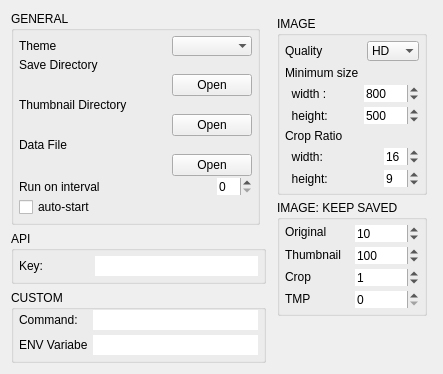
      <widget class="QWidget" name="page_settings">
       <layout class="QHBoxLayout" name="horizontalLayout">
        <item>
         <layout class="QGridLayout" name="gridLayout_8">
          <item row="0" column="0" rowspan="2" alignment="Qt::AlignTop">
           <widget class="QGroupBox" name="general_groupbox">
            <property name="enabled">
             <bool>true</bool>
            </property>
            <property name="title">
             <string>GENERAL</string>
            </property>
            <property name="flat">
             <bool>false</bool>
            </property>
            <layout class="QGridLayout" name="genera_group_grid">
             <property name="leftMargin">
              <number>5</number>
             </property>
             <property name="topMargin">
              <number>5</number>
             </property>
             <property name="rightMargin">
              <number>5</number>
             </property>
             <property name="bottomMargin">
              <number>5</number>
             </property>
             <property name="horizontalSpacing">
              <number>5</number>
             </property>
             <property name="verticalSpacing">
              <number>2</number>
             </property>
             <item row="2" column="2">
              <widget class="QPushButton" name="save_button">
               <property name="maximumSize">
                <size>
                 <width>16777215</width>
                 <height>25</height>
                </size>
               </property>
               <property name="text">
                <string>Open</string>
               </property>
               <property name="flat">
                <bool>false</bool>
               </property>
              </widget>
             </item>
             <item row="5" column="0">
              <widget class="QLabel" name="appdata_label">
               <property name="toolTip">
                <string>&lt;html&gt;&lt;head/&gt;&lt;body&gt;&lt;p&gt;File to save APOD data to. (Right click and create a .txt file)&lt;/p&gt;&lt;/body&gt;&lt;/html&gt;</string>
               </property>
               <property name="toolTipDuration">
                <number>-60</number>
               </property>
               <property name="text">
                <string>&lt;html&gt;&lt;head/&gt;&lt;body&gt;&lt;p&gt;Data File&lt;/p&gt;&lt;/body&gt;&lt;/html&gt;</string>
               </property>
              </widget>
             </item>
             <item row="7" column="0">
              <widget class="QLabel" name="appdata_path">
               <property name="text">
                <string/>
               </property>
              </widget>
             </item>
             <item row="0" column="0">
              <widget class="QLabel" name="label">
               <property name="text">
                <string>Theme</string>
               </property>
              </widget>
             </item>
             <item row="2" column="0">
              <widget class="QLabel" name="save_path">
               <property name="text">
                <string/>
               </property>
              </widget>
             </item>
             <item row="0" column="2">
              <widget class="QComboBox" name="theme_combobox">
               <property name="maximumSize">
                <size>
                 <width>16777215</width>
                 <height>20</height>
                </size>
               </property>
               <property name="frame">
                <bool>false</bool>
               </property>
              </widget>
             </item>
             <item row="4" column="2">
              <widget class="QPushButton" name="timg_button">
               <property name="maximumSize">
                <size>
                 <width>16777215</width>
                 <height>25</height>
                </size>
               </property>
               <property name="text">
                <string>Open</string>
               </property>
               <property name="flat">
                <bool>false</bool>
               </property>
              </widget>
             </item>
             <item row="8" column="2" alignment="Qt::AlignRight">
              <widget class="QSpinBox" name="timeinterval_spinbox">
               <property name="maximumSize">
                <size>
                 <width>16777215</width>
                 <height>20</height>
                </size>
               </property>
               <property name="frame">
                <bool>false</bool>
               </property>
              </widget>
             </item>
             <item row="2" column="1">
              <spacer name="hSpacer_general">
               <property name="orientation">
                <enum>Qt::Horizontal</enum>
               </property>
               <property name="sizeHint" stdset="0">
                <size>
                 <width>40</width>
                 <height>20</height>
                </size>
               </property>
              </spacer>
             </item>
             <item row="4" column="0">
              <widget class="QLabel" name="timg_path">
               <property name="text">
                <string/>
               </property>
              </widget>
             </item>
             <item row="8" column="0">
              <widget class="QLabel" name="timeinterval_label">
               <property name="text">
                <string>Run on interval</string>
               </property>
              </widget>
             </item>
             <item row="1" column="0">
              <widget class="QLabel" name="save_label">
               <property name="toolTip">
                <string>&lt;html&gt;&lt;head/&gt;&lt;body&gt;&lt;p&gt;Directory to save images.&lt;/p&gt;&lt;/body&gt;&lt;/html&gt;</string>
               </property>
               <property name="toolTipDuration">
                <number>-60</number>
               </property>
               <property name="text">
                <string>&lt;html&gt;&lt;head/&gt;&lt;body&gt;&lt;p&gt;Save Directory&lt;/p&gt;&lt;/body&gt;&lt;/html&gt;</string>
               </property>
              </widget>
             </item>
             <item row="9" column="0">
              <widget class="QCheckBox" name="autorun_checkbox">
               <property name="toolTip">
                <string>&lt;html&gt;&lt;head/&gt;&lt;body&gt;&lt;p&gt;Auto-run on login.&lt;/p&gt;&lt;/body&gt;&lt;/html&gt;</string>
               </property>
               <property name="toolTipDuration">
                <number>-60</number>
               </property>
               <property name="layoutDirection">
                <enum>Qt::LeftToRight</enum>
               </property>
               <property name="text">
                <string>auto-start</string>
               </property>
              </widget>
             </item>
             <item row="7" column="2">
              <widget class="QPushButton" name="appdata_button">
               <property name="maximumSize">
                <size>
                 <width>16777215</width>
                 <height>25</height>
                </size>
               </property>
               <property name="layoutDirection">
                <enum>Qt::LeftToRight</enum>
               </property>
               <property name="text">
                <string>Open</string>
               </property>
               <property name="flat">
                <bool>false</bool>
               </property>
              </widget>
             </item>
             <item row="3" column="0">
              <widget class="QLabel" name="timg_label">
               <property name="toolTip">
                <string>&lt;html&gt;&lt;head/&gt;&lt;body&gt;&lt;p&gt;Directory to save thumbnails. These images are used for the gallery.&lt;/p&gt;&lt;/body&gt;&lt;/html&gt;</string>
               </property>
               <property name="toolTipDuration">
                <number>-60</number>
               </property>
               <property name="text">
                <string>&lt;html&gt;&lt;head/&gt;&lt;body&gt;&lt;p&gt;Thumbnail Directory&lt;/p&gt;&lt;/body&gt;&lt;/html&gt;</string>
               </property>
              </widget>
             </item>
            </layout>
           </widget>
          </item>
          <item row="2" column="0" colspan="2" alignment="Qt::AlignTop">
           <widget class="QGroupBox" name="api_groupbox">
            <property name="maximumSize">
             <size>
              <width>16777215</width>
              <height>75</height>
             </size>
            </property>
            <property name="title">
             <string>API</string>
            </property>
            <property name="flat">
             <bool>false</bool>
            </property>
            <layout class="QFormLayout" name="api_group_grid">
             <property name="horizontalSpacing">
              <number>5</number>
             </property>
             <property name="verticalSpacing">
              <number>5</number>
             </property>
             <property name="leftMargin">
              <number>5</number>
             </property>
             <property name="topMargin">
              <number>5</number>
             </property>
             <property name="rightMargin">
              <number>5</number>
             </property>
             <property name="bottomMargin">
              <number>5</number>
             </property>
             <item row="2" column="0">
              <widget class="QLabel" name="apikey_label">
               <property name="toolTip">
                <string>&lt;html&gt;&lt;head/&gt;&lt;body&gt;&lt;p&gt;Nasa API key. It's quick and easy to register one at &lt;a href=&quot;https://api.nasa.gov/#signUp&quot;&gt;&lt;span style=&quot; text-decoration: underline; color:#0000ff;&quot;&gt;api.nasa.gov.&lt;/span&gt;&lt;/a&gt;&lt;/p&gt;&lt;/body&gt;&lt;/html&gt;</string>
               </property>
               <property name="toolTipDuration">
                <number>-60</number>
               </property>
               <property name="text">
                <string>Key:              </string>
               </property>
              </widget>
             </item>
             <item row="2" column="1">
              <widget class="QLineEdit" name="apikey_lineedit">
               <property name="maximumSize">
                <size>
                 <width>16777215</width>
                 <height>20</height>
                </size>
               </property>
               <property name="frame">
                <bool>false</bool>
               </property>
               <property name="placeholderText">
                <string/>
               </property>
              </widget>
             </item>
            </layout>
           </widget>
          </item>
          <item row="3" column="0" colspan="2" alignment="Qt::AlignTop">
           <widget class="QGroupBox" name="custom_groupbox">
            <property name="title">
             <string>CUSTOM</string>
            </property>
            <property name="flat">
             <bool>false</bool>
            </property>
            <layout class="QFormLayout" name="custom_group_grid">
             <property name="horizontalSpacing">
              <number>5</number>
             </property>
             <property name="verticalSpacing">
              <number>5</number>
             </property>
             <property name="leftMargin">
              <number>5</number>
             </property>
             <property name="topMargin">
              <number>0</number>
             </property>
             <property name="rightMargin">
              <number>5</number>
             </property>
             <property name="bottomMargin">
              <number>5</number>
             </property>
             <item row="2" column="0">
              <widget class="QLabel" name="envvar_label">
               <property name="toolTip">
                <string>&lt;!DOCTYPE HTML PUBLIC &quot;-//W3C//DTD HTML 4.0//EN&quot; &quot;http://www.w3.org/TR/REC-html40/strict.dtd&quot;&gt;
&lt;html&gt;&lt;head&gt;&lt;meta name=&quot;qrichtext&quot; content=&quot;1&quot; /&gt;&lt;meta charset=&quot;utf-8&quot; /&gt;&lt;style type=&quot;text/css&quot;&gt;
p, li { white-space: pre-wrap; }
hr { height: 1px; border-width: 0; }
li.unchecked::marker { content: &quot;\2610&quot;; }
li.checked::marker { content: &quot;\2612&quot;; }
&lt;/style&gt;&lt;/head&gt;&lt;body style=&quot; font-family:'Segoe UI'; font-size:9pt; font-weight:400; font-style:normal;&quot;&gt;
&lt;p style=&quot; margin-top:12px; margin-bottom:12px; margin-left:0px; margin-right:0px; -qt-block-indent:0; text-indent:0px;&quot;&gt;&lt;span style=&quot; color:#000000;&quot;&gt;Environment variable to use to identify your os. (Linux specific option, useful if your desktop is not identified with the default  env var, XDG_CURRENT_DESKTOP.&lt;/span&gt;&lt;/p&gt;&lt;/body&gt;&lt;/html&gt;</string>
               </property>
               <property name="toolTipDuration">
                <number>-60</number>
               </property>
               <property name="text">
                <string>ENV Variabe</string>
               </property>
              </widget>
             </item>
             <item row="0" column="0">
              <widget class="QLabel" name="command_label">
               <property name="toolTip">
                <string>&lt;!DOCTYPE HTML PUBLIC &quot;-//W3C//DTD HTML 4.0//EN&quot; &quot;http://www.w3.org/TR/REC-html40/strict.dtd&quot;&gt;
&lt;html&gt;&lt;head&gt;&lt;meta name=&quot;qrichtext&quot; content=&quot;1&quot; /&gt;&lt;meta charset=&quot;utf-8&quot; /&gt;&lt;style type=&quot;text/css&quot;&gt;
p, li { white-space: pre-wrap; }
hr { height: 1px; border-width: 0; }
li.unchecked::marker { content: &quot;\2610&quot;; }
li.checked::marker { content: &quot;\2612&quot;; }
&lt;/style&gt;&lt;/head&gt;&lt;body style=&quot; font-family:'Segoe UI'; font-size:9pt; font-weight:400; font-style:normal;&quot;&gt;
&lt;p style=&quot; margin-top:12px; margin-bottom:12px; margin-left:0px; margin-right:0px; -qt-block-indent:0; text-indent:0px;&quot;&gt;Custom command/application to use to set wallpaper.&lt;/p&gt;&lt;/body&gt;&lt;/html&gt;</string>
               </property>
               <property name="toolTipDuration">
                <number>-60</number>
               </property>
               <property name="text">
                <string>Command: </string>
               </property>
              </widget>
             </item>
             <item row="0" column="1">
              <widget class="QLineEdit" name="command_lineedit">
               <property name="maximumSize">
                <size>
                 <width>16777215</width>
                 <height>20</height>
                </size>
               </property>
               <property name="frame">
                <bool>false</bool>
               </property>
              </widget>
             </item>
             <item row="2" column="1">
              <widget class="QLineEdit" name="envvar_lineedit">
               <property name="maximumSize">
                <size>
                 <width>16777215</width>
                 <height>20</height>
                </size>
               </property>
               <property name="frame">
                <bool>false</bool>
               </property>
              </widget>
             </item>
            </layout>
           </widget>
          </item>
         </layout>
        </item>
        <item>
         <layout class="QGridLayout" name="gridLayout_2">
          <property name="leftMargin">
           <number>5</number>
          </property>
          <property name="topMargin">
           <number>5</number>
          </property>
          <property name="rightMargin">
           <number>5</number>
          </property>
          <property name="bottomMargin">
           <number>5</number>
          </property>
          <property name="spacing">
           <number>5</number>
          </property>
          <item row="0" column="0" alignment="Qt::AlignTop">
           <widget class="QGroupBox" name="image_groupbox">
            <property name="title">
             <string>IMAGE</string>
            </property>
            <property name="flat">
             <bool>false</bool>
            </property>
            <layout class="QGridLayout" name="image_group_grid">
             <property name="leftMargin">
              <number>5</number>
             </property>
             <property name="topMargin">
              <number>5</number>
             </property>
             <property name="rightMargin">
              <number>5</number>
             </property>
             <property name="bottomMargin">
              <number>5</number>
             </property>
             <property name="spacing">
              <number>5</number>
             </property>
             <item row="2" column="1" alignment="Qt::AlignRight">
              <widget class="QSpinBox" name="minsizeW_spinbox">
               <property name="maximumSize">
                <size>
                 <width>16777215</width>
                 <height>20</height>
                </size>
               </property>
               <property name="frame">
                <bool>false</bool>
               </property>
               <property name="maximum">
                <number>10000</number>
               </property>
               <property name="value">
                <number>800</number>
               </property>
              </widget>
             </item>
             <item row="2" column="0">
              <widget class="QLabel" name="minsize_width_label">
               <property name="text">
                <string>  width : </string>
               </property>
              </widget>
             </item>
             <item row="5" column="1" alignment="Qt::AlignRight">
              <widget class="QSpinBox" name="cropratioW_spinbox">
               <property name="maximumSize">
                <size>
                 <width>16777215</width>
                 <height>20</height>
                </size>
               </property>
               <property name="frame">
                <bool>false</bool>
               </property>
               <property name="value">
                <number>16</number>
               </property>
              </widget>
             </item>
             <item row="6" column="1" alignment="Qt::AlignRight">
              <widget class="QSpinBox" name="cropratioH_spinbox">
               <property name="maximumSize">
                <size>
                 <width>16777215</width>
                 <height>20</height>
                </size>
               </property>
               <property name="frame">
                <bool>false</bool>
               </property>
               <property name="value">
                <number>9</number>
               </property>
               <property name="displayIntegerBase">
                <number>10</number>
               </property>
              </widget>
             </item>
             <item row="3" column="1" alignment="Qt::AlignRight">
              <widget class="QSpinBox" name="minsizeH_spinbox">
               <property name="maximumSize">
                <size>
                 <width>16777215</width>
                 <height>20</height>
                </size>
               </property>
               <property name="frame">
                <bool>false</bool>
               </property>
               <property name="maximum">
                <number>10000</number>
               </property>
               <property name="value">
                <number>500</number>
               </property>
              </widget>
             </item>
             <item row="0" column="0">
              <widget class="QLabel" name="quality_label">
               <property name="text">
                <string>&lt;html&gt;&lt;head/&gt;&lt;body&gt;&lt;p&gt;Quality&lt;/p&gt;&lt;/body&gt;&lt;/html&gt;</string>
               </property>
              </widget>
             </item>
             <item row="1" column="0">
              <widget class="QLabel" name="minsize_label">
               <property name="text">
                <string>&lt;html&gt;&lt;head/&gt;&lt;body&gt;&lt;p&gt;Minimum size&lt;/p&gt;&lt;/body&gt;&lt;/html&gt;</string>
               </property>
              </widget>
             </item>
             <item row="4" column="0">
              <widget class="QLabel" name="cropratio_label">
               <property name="text">
                <string>&lt;html&gt;&lt;head/&gt;&lt;body&gt;&lt;p&gt;Crop Ratio&lt;/p&gt;&lt;/body&gt;&lt;/html&gt;</string>
               </property>
              </widget>
             </item>
             <item row="6" column="0">
              <widget class="QLabel" name="cropratio_height_label">
               <property name="text">
                <string>  height:</string>
               </property>
              </widget>
             </item>
             <item row="3" column="0">
              <widget class="QLabel" name="minsize_height_label">
               <property name="text">
                <string>  height:   </string>
               </property>
              </widget>
             </item>
             <item row="0" column="1" alignment="Qt::AlignRight">
              <widget class="QComboBox" name="quality_combobox">
               <property name="maximumSize">
                <size>
                 <width>16777215</width>
                 <height>20</height>
                </size>
               </property>
               <property name="frame">
                <bool>false</bool>
               </property>
               <item>
                <property name="text">
                 <string>HD</string>
                </property>
               </item>
               <item>
                <property name="text">
                 <string>STD</string>
                </property>
               </item>
              </widget>
             </item>
             <item row="5" column="0">
              <widget class="QLabel" name="cropratio_width_label">
               <property name="text">
                <string>  width:</string>
               </property>
              </widget>
             </item>
            </layout>
           </widget>
          </item>
          <item row="1" column="0" alignment="Qt::AlignTop">
           <widget class="QGroupBox" name="save_groupbox">
            <property name="title">
             <string>IMAGE: KEEP SAVED</string>
            </property>
            <property name="flat">
             <bool>false</bool>
            </property>
            <layout class="QGridLayout" name="imagesaved_group_grid">
             <property name="leftMargin">
              <number>5</number>
             </property>
             <property name="topMargin">
              <number>5</number>
             </property>
             <property name="rightMargin">
              <number>5</number>
             </property>
             <property name="bottomMargin">
              <number>5</number>
             </property>
             <property name="spacing">
              <number>5</number>
             </property>
             <item row="4" column="1">
              <widget class="QSpinBox" name="tmp_spinbox">
               <property name="maximumSize">
                <size>
                 <width>16777215</width>
                 <height>20</height>
                </size>
               </property>
               <property name="frame">
                <bool>false</bool>
               </property>
               <property name="minimum">
                <number>0</number>
               </property>
               <property name="maximum">
                <number>10000</number>
               </property>
              </widget>
             </item>
             <item row="1" column="1">
              <widget class="QSpinBox" name="timg_spinbox">
               <property name="maximumSize">
                <size>
                 <width>16777215</width>
                 <height>20</height>
                </size>
               </property>
               <property name="frame">
                <bool>false</bool>
               </property>
               <property name="maximum">
                <number>10000</number>
               </property>
               <property name="value">
                <number>100</number>
               </property>
              </widget>
             </item>
             <item row="0" column="1">
              <widget class="QSpinBox" name="save_spinbox">
               <property name="maximumSize">
                <size>
                 <width>16777215</width>
                 <height>20</height>
                </size>
               </property>
               <property name="frame">
                <bool>false</bool>
               </property>
               <property name="maximum">
                <number>10000</number>
               </property>
               <property name="value">
                <number>10</number>
               </property>
              </widget>
             </item>
             <item row="0" column="0" alignment="Qt::AlignTop">
              <widget class="QLabel" name="orig_label">
               <property name="text">
                <string>&lt;html&gt;&lt;head/&gt;&lt;body&gt;&lt;p&gt;Original&lt;/p&gt;&lt;/body&gt;&lt;/html&gt;</string>
               </property>
              </widget>
             </item>
             <item row="2" column="1">
              <widget class="QSpinBox" name="crop_spinbox">
               <property name="maximumSize">
                <size>
                 <width>16777215</width>
                 <height>20</height>
                </size>
               </property>
               <property name="frame">
                <bool>false</bool>
               </property>
               <property name="maximum">
                <number>10000</number>
               </property>
               <property name="value">
                <number>1</number>
               </property>
              </widget>
             </item>
             <item row="2" column="0">
              <widget class="QLabel" name="cropsave_label">
               <property name="text">
                <string>&lt;html&gt;&lt;head/&gt;&lt;body&gt;&lt;p&gt;Crop&lt;/p&gt;&lt;/body&gt;&lt;/html&gt;</string>
               </property>
              </widget>
             </item>
             <item row="4" column="0">
              <widget class="QLabel" name="tmpsave_label">
               <property name="text">
                <string>&lt;html&gt;&lt;head/&gt;&lt;body&gt;&lt;p&gt;TMP&lt;/p&gt;&lt;/body&gt;&lt;/html&gt;</string>
               </property>
              </widget>
             </item>
             <item row="1" column="0">
              <widget class="QLabel" name="timgsave_label">
               <property name="text">
                <string>&lt;html&gt;&lt;head/&gt;&lt;body&gt;&lt;p&gt;Thumbnail&lt;/p&gt;&lt;/body&gt;&lt;/html&gt;</string>
               </property>
              </widget>
             </item>
            </layout>
           </widget>
          </item>
         </layout>
        </item>
       </layout>
      </widget>
